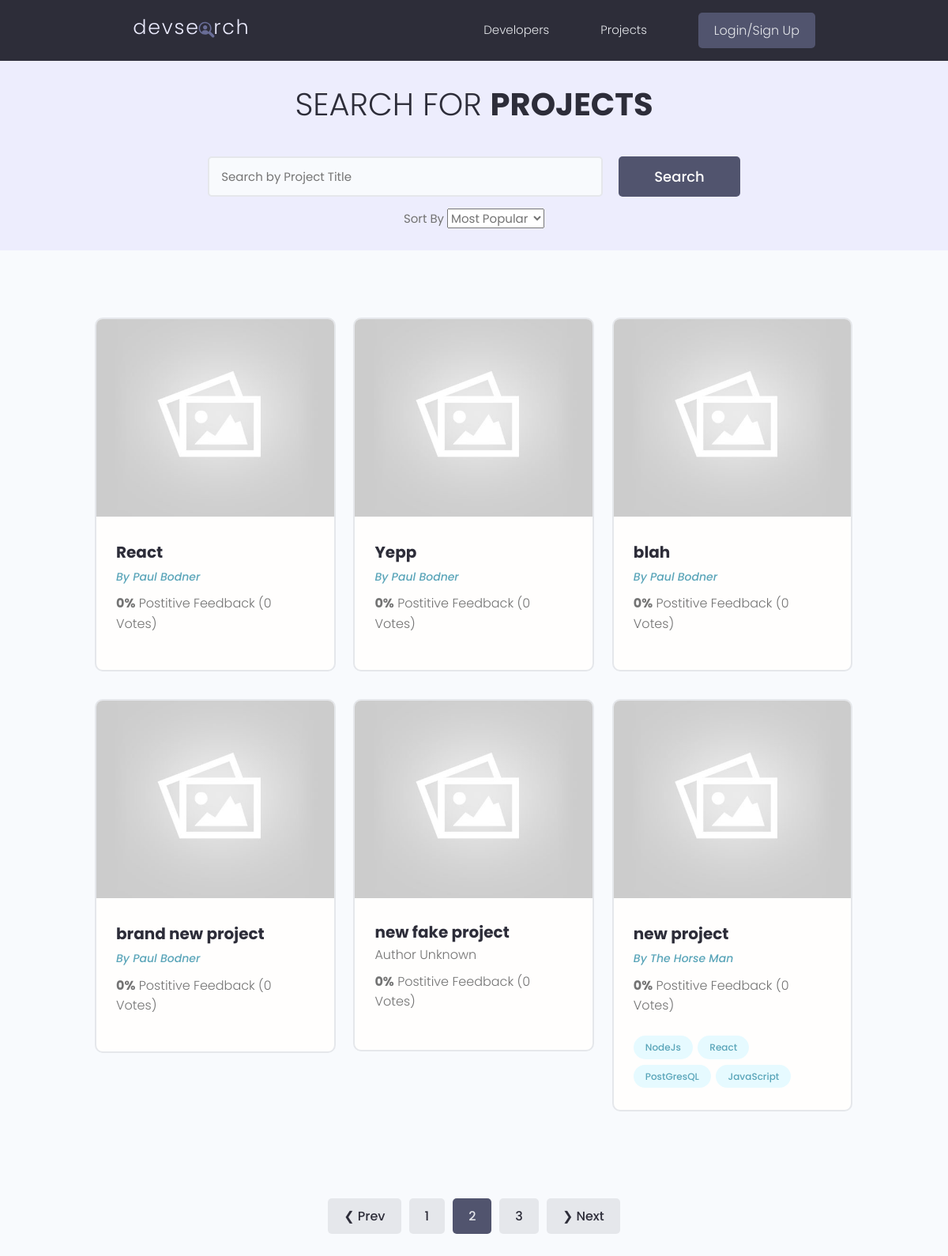
Screenshot of /projects/?page=2 with the database file from the repository.
### projects/models.py (models this page shows, shortened)
class Project(models.Model):
  owner = models.ForeignKey(Profile, null=True, blank=True, on_delete=models.SET_NULL)
  title = models.CharField(max_length=200)
  description = models.TextField(null=True, blank=True)
  featured_image = models.ImageField(null=True, blank=True, default='default.jpg')
  demo_link = models.CharField(max_length=2000, null=True, blank=True)
  source_link = models.CharField(max_length=2000, null=True, blank=True)
  tags = models.ManyToManyField('Tag', blank=True)
  vote_total = models.IntegerField(default=0, null=True, blank=True)
  vote_ratio = models.IntegerField(default=0, null=True, blank=True)
  created = models.DateTimeField(auto_now_add=True)
  id = models.UUIDField(default=uuid.uuid4, unique=True, primary_key=True, editable=False)
  class Meta:
    ordering = ['-vote_ratio', '-vote_total', 'title']

class Tag(models.Model):
  name = models.CharField(max_length=200)
  created = models.DateTimeField(auto_now_add=True)
  id = models.UUIDField(default=uuid.uuid4, unique=True, primary_key=True, editable=False)

### users/models.py (models this page shows, shortened)
class Profile(models.Model):
  user = models.OneToOneField(User, on_delete=models.CASCADE, null=True, blank=True,)
  name = models.CharField(max_length = 200, blank = True, null = True)
  email = models.EmailField(max_length=500, blank=True, null=True)
  username = models.CharField(max_length = 200, blank = True, null = True)
  username = models.CharField(max_length = 200, blank = True, null = True)
  short_intro = models.CharField(max_length = 200, blank = True, null = True)
  location = models.CharField(max_length = 200, blank = True, null = True)
  bio = models.TextField(max_length=500, blank=True, null=True)
  profile_image = models.ImageField(null = True, blank=True, upload_to='profiles/', default='profiles/user-default.png' )
  social_github = models.CharField(max_length = 200, blank = True, null = True)
  social_linkedIn= models.CharField(max_length = 200, blank = True, null = True)
  social_twitter = models.CharField(max_length = 200, blank = True, null = True)
  social_youtube = models.CharField(max_length = 200, blank = True, null = True)
  social_website = models.CharField(max_length = 200, blank = True, null = True)
  review_count = models.IntegerField(default=0)
  project_count = models.IntegerField(default=0)
  created = models.DateTimeField(auto_now_add=True)
  id = models.UUIDField(default=uuid.uuid4, unique=True, primary_key=True, editable=False)

### projects/views.py (the view)
# urls.py: path('projects/', views.getProjects),
def projects(request):
  projects, search_query, sort_by = searchProjects(request)
  page = 1
  if request.GET.get('page'):
    page = request.GET.get('page')
  paginator = Paginator(projects, 6)
  projects = paginator.page(page)
  print('SEARCH: ', search_query)
  print('SORT: ', sort_by)
  context = {
    'projects': projects,
    'paginator': paginator,
    'search_query': search_query,
    'sort_by': sort_by,
    'page': page
    }
  return render(request, 'projects/projects.html', context)

### projects/utils.py (called while the page is built)
def searchProjects(request):
  search_query = ''
  sort_by = "-vote_ratio"
  if request.GET.get('sort_by'):
    sort_by = request.GET.get('sort_by')
  if request.GET.get('search_query'):
    search_query = request.GET.get('search_query')
  tags = Tag.objects.filter(name__iexact=search_query)
  projects = Project.objects.distinct().filter(
    Q(title__icontains=search_query) |
    Q(owner__name__icontains=search_query) |
    Q(description__icontains=search_query) |
    Q(tags__in=tags)
    ).order_by(sort_by, '-vote_total', 'title')
  if sort_by == 'vote_ratio':
    sort_by = 'Least Popular'
  elif sort_by == '-created':
    sort_by = 'Newest'
  elif sort_by == 'created':
    sort_by = 'Oldest'
  else:
    sort_by = 'Most Popular'
  return projects, search_query, sort_by

### projects/templates/projects/projects.html (shortened to what this page needs)
{% extends 'main.html' %}
{% block content %}
<main class="projects">
  <section class="hero-section text-center">
    <div class="container container--narrow">
      <div class="hero-section__box">
        <h2>Search for <span>Projects</span></h2>
      </div>
      <div class="hero-section__search">
        <form id="searchForm" class="form" action="{% url 'projects' %}" method="get">
          <div class="form__field">
            <input class="input input--text" id="formInput#search" type="text" name="search_query"
              value="{{ search_query }}" placeholder="Search by Project Title" />
          </div>
          <input class="btn btn--sub btn--lg" type="submit" value="Search" />
        </form>
        <form action="{% url 'projects' %}">
          <label> Sort By
            <select name="sort_by" id="formInput#sort-by" value="{{ sort_by }}" onchange="this.form.submit()">
              {% if sort_by == "Most Popular" %}
              <option value="-vote_ratio">Most Popular</option>
              {% elif sort_by == "Least Popular" %}
              <option value="vote_ratio">Least Popular</option>
              <option value="-vote_ratio">Most Popular</option>
              <option value="created">Oldest</option>
              <option value="-created">Newset</option>
              {% elif sort_by == "Oldest" %}
              <option value="created">Oldest</option>
              <option value="-vote_ratio">Most Popular</option>
              <option value="vote_ratio">Least Popular</option>
              <option value="-created">Newset</option>
              {% elif sort_by == "Newest" %}
              <option value="-created">Newset</option>
              <option value="-vote_ratio">Most Popular</option>
              <option value="vote_ratio">Least Popular</option>
              <option value="created">Oldest</option>
              {% endif %}
            </select>
          </label>
        </form>
      </div>
    </div>
  </section>
  <section class="projectsList">
    <div class="container">
      <div class="grid grid--three">
        {% for project in projects %}
        <div class="column">
          <div class="card project">
            <a href="{% url 'project' project.id %}" class="project">
              <img class="project__thumbnail" src="{{ project.featured_image.url }}" alt="project thumbnail" />
              <div class="card__body">
                <h3 class="project__title">{{ project.title }}</h3>
                {% if project.owner %}
                <p><a class="project__author" href="{% url 'project' project.id %}">By {{ project.owner.name }}</a></p>
                {% else %}
                <p>Author Unknown</p>
                {% endif %}
                <p class="project--rating">
                  <span style="font-weight: bold;">{{ project.vote_ratio }}%</span> Postitive
                  Feedback ({{ project.vote_total }} Vote{{ project.vote_total|pluralize:"s" }})
                </p>
                <div class="project__tags">
                  {% for tag  in project.tags.all %}
                  <span class="tag tag--pill tag--main">
                    <small>{{ tag.name }}</small>
                  </span>
                  {% endfor %}
                </div>
              </div>
            </a>
          </div>
        </div>
        {% endfor %}
      </div>
    </div>
  </section>
  <div class="pagination">
    <ul class="container">
      {% if projects.has_previous %}
      <li><a href="?page={{ projects.previous_page_number }}" class="btn pageLink" data-page="{{ projects.previous_page_number }}" >&#10094; Prev</a></li>
      {% else %}
      <li><a href="#" class="btn pageLink btn--disabled">&#10094; Prev</a></li>
      {% endif %}
      {% for num in paginator.page_range %}
        {% if num == projects.number %}
          <li><a href="#" class="btn btn--sub pageLink" data-page="{{num}}" >{{ num }}</a></li>
        {% else %}
          <li><a href="?page={{ num }}" class="btn pageLink" data-page="{{num}}" >{{ num }}</a></li>
        {% endif %}
      {% endfor %}
      {% if projects.has_next %}
      <li><a href="?page={{ projects.next_page_number }}" class="btn pageLink"  data-page="{{ projects.next_page_number }}" >&#10095; Next</a></li>
      {% else %}
      <li><a href="#" class="btn pageLink btn--disabled">&#10095; Next</a></li>
      {% endif %}
    </ul>
  </div>
</main>
{% endblock content %}

### static/styles/app.css (style rules this page uses)
:root { --color-sub: #2d2d39; }
.btn--sub { background-color: var(--color-sub-light); }
.card { border: 2px solid var(--color-light); }
img { width: 100%; }
.hero-section { height: 40vh; display: flex; align-items: center; background-color: var(--color-sub); }
.hero-section__box { margin-bottom: 4rem; }
.hero-section__box > h2, .hero-section__box > h2 > span { font-size: 4rem; color: var(--color-light); line-height: 1.3; text-transform: uppercase; }
.hero-section__box > h2 { font-weight: 300; }
.hero-section__box > h2 > span { font-weight: 700; }
.hero-section__search > .form { display: flex; align-items: center; justify-content: center; gap: 2rem; }
.hero-section__search > .form input.input--text { width: 50rem; }
.pagination { margin-top: 8rem; margin-bottom: 10rem; }
.pagination > ul { flex-wrap: wrap; list-style: none; display: flex; align-items: center; justify-content: center; gap: 1rem; }
.pagination .btn { color: var(--color-sub); }
.pagination .btn.btn--sub { color: var(--color-light); }
.project__author { font-size: 1.4rem; font-style: italic; }
.project--rating { margin-bottom: 1.6em; margin-top: .5em; }
.projects > .hero-section { background: var(--color-sub-lighter); height: 30vh; }
.projects .hero-section__box { margin-bottom: 2.5rem; }
.projects .hero-section__box > h2 { color: var(--color-sub); }
.projects .hero-section__box > h2 > span { font-weight: 700; color: var(--color-sub); }
.projectsList { margin-top: 8rem; }
.project__thumbnail { height: 25rem; object-fit: cover; object-position: top center; }
.project__title { font-size: 2rem; font-weight: 700; color: var(--color-sub); }

### static/uikit/styles/modules/_variables.css (style rules this page uses)
:root { --color-main: #5aa5b9; --color-main-light: #e6faff; --color-sub: #3f4156; --color-sub-light: #51546e; --color-sub-lighter: #ededfd; --color-text: #737373; --color-gray: #8b8b8b; --color-light: #e5e7eb; --color-light-gray: #767676; --color-bg: #f8fafd; --color-white: #fffefd; --color-white-light: #f3f3f3; --color-success: #359e64; --color-success-bg: #def8e8; --color-error: #fc4b0b; --color-error-bg: #fff2ee; --font-base: 'Poppins', arial, helvetica, 'Segoe UI', roboto, ubuntu, sans-serif; --font-monospace: 'Fira Code', 'Courier New', courier, monospace; --font-regular: 300; --font-medium: 500; --font-bold: 700; --generic-shadow: 1px 1px 5px #00000010; --generic-transition: all 0.3s ease-in-out; }

### static/uikit/styles/modules/_base.css (style rules this page uses)
* { margin: 0; padding: 0; box-sizing: border-box; text-rendering: optimizeLegibility; color: inherit; font-size: inherit; }
html { font-size: 50%; }
@media only screen and (min-width: 480px) { html { font-size: 56.25%; } }
@media only screen and (min-width: 1200px) { html { font-size: 62.5%; } }
body { line-height: 1.6; font-weight: 400; font-size: 1.5rem; color: var(--color-text); background-color: var(--color-bg); min-height: 100vh; }

### static/uikit/styles/modules/_typography.css (style rules this page uses)
* { font-family: var(--font-base); }
h2 { font-size: 3.6rem; font-weight: var(--font-bold); }
h3 { font-size: 3.2rem; font-weight: var(--font-medium); }
p, span, strong { font-size: 1.6rem; color: var(--color-text); font-weight: var(--font-regular); }
a { padding-bottom: 2px; text-decoration: none; display: inline-block; color: var(--color-main); font-weight: var(--font-medium); }

### static/uikit/styles/modules/_utilities.css (style rules this page uses)
.container { width: 92%; max-width: 165rem; margin: 0 auto; box-sizing: border-box; }
.container--narrow { width: 92%; max-width: 120rem; }
@media screen and (min-width: 1000px) { .container { width: 90%; } }
@media screen and (min-width: 1000px) { .container--narrow { width: 85%; } }
@media screen and (min-width: 1200px) { .container { width: 80%; } }
@media screen and (min-width: 1200px) { .container--narrow { width: 72%; } }
.text-center { text-align: center; }

### static/uikit/styles/modules/_button.css (style rules this page uses)
.btn { display: inline-block; position: relative; cursor: pointer; background-color: var(--color-light); font-weight: var(--font-medium); color: var(--color-sub); text-decoration: none; padding: 1rem 2rem; border-radius: 0.5rem; border: none; width: -webkit-fit-content; width: -moz-fit-content; width: fit-content; height: -webkit-fit-content; height: -moz-fit-content; height: fit-content; font-size: 1.6rem; outline-width: 0; outline-color: transparent; -webkit-backface-visibility: hidden; backface-visibility: hidden; transition: all 0.3s ease-in-out; }
.btn--sub { background-color: var(--color-sub); color: var(--color-white); }
.btn--lg { font-size: 1.8rem; padding: 1.2rem 4.5rem; }

### rows the page displays
Project: featured_image (placeholder picture), title "React", owner.name "Paul Bodner", vote_ratio "0", vote_total "0"
Project: featured_image (placeholder picture), title "Yepp", owner.name "Paul Bodner", vote_ratio "0", vote_total "0"
Project: featured_image (placeholder picture), title "blah", owner.name "Paul Bodner", vote_ratio "0", vote_total "0"
Project: featured_image (placeholder picture), title "brand new project", owner.name "Paul Bodner", vote_ratio "0", vote_total "0"
Project: featured_image (placeholder picture), title "new fake project", shows "Author Unknown", vote_ratio "0", vote_total "0"
Project: featured_image (placeholder picture), title "new project", owner.name "The Horse Man", vote_ratio "0", vote_total "0"
Tag: name "NodeJs"
Tag: name "React"
Tag: name "PostGresQL"
Tag: name "JavaScript"

### other values shown
{{ num }} "1" "3"
{{ num }} "2"
